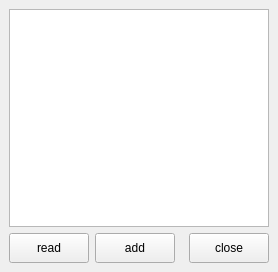
<?xml version="1.0" encoding="UTF-8"?>
<ui version="4.0">
 <class>MainWindow</class>
 <widget class="QMainWindow" name="MainWindow">
  <property name="geometry">
   <rect>
    <x>0</x>
    <y>0</y>
    <width>278</width>
    <height>272</height>
   </rect>
  </property>
  <property name="windowTitle">
   <string>MainWindow</string>
  </property>
  <widget class="QWidget" name="centralwidget">
   <layout class="QVBoxLayout" name="verticalLayout">
    <item>
     <widget class="QTreeView" name="treeView">
      <property name="editTriggers">
       <set>QAbstractItemView::NoEditTriggers</set>
      </property>
      <property name="selectionMode">
       <enum>QAbstractItemView::ExtendedSelection</enum>
      </property>
     </widget>
    </item>
    <item>
     <layout class="QHBoxLayout" name="horizontalLayout">
      <item>
       <widget class="QPushButton" name="readButton">
        <property name="minimumSize">
         <size>
          <width>80</width>
          <height>30</height>
         </size>
        </property>
        <property name="text">
         <string>read</string>
        </property>
       </widget>
      </item>
      <item>
       <widget class="QPushButton" name="addButton">
        <property name="minimumSize">
         <size>
          <width>80</width>
          <height>30</height>
         </size>
        </property>
        <property name="text">
         <string>add</string>
        </property>
       </widget>
      </item>
      <item>
       <spacer name="horizontalSpacer">
        <property name="orientation">
         <enum>Qt::Horizontal</enum>
        </property>
        <property name="sizeHint" stdset="0">
         <size>
          <width>40</width>
          <height>20</height>
         </size>
        </property>
       </spacer>
      </item>
      <item>
       <widget class="QPushButton" name="closeButton">
        <property name="minimumSize">
         <size>
          <width>80</width>
          <height>30</height>
         </size>
        </property>
        <property name="toolTip">
         <string>閉じる</string>
        </property>
        <property name="text">
         <string>close</string>
        </property>
       </widget>
      </item>
     </layout>
    </item>
   </layout>
  </widget>
 </widget>
 <resources/>
 <connections/>
</ui>
